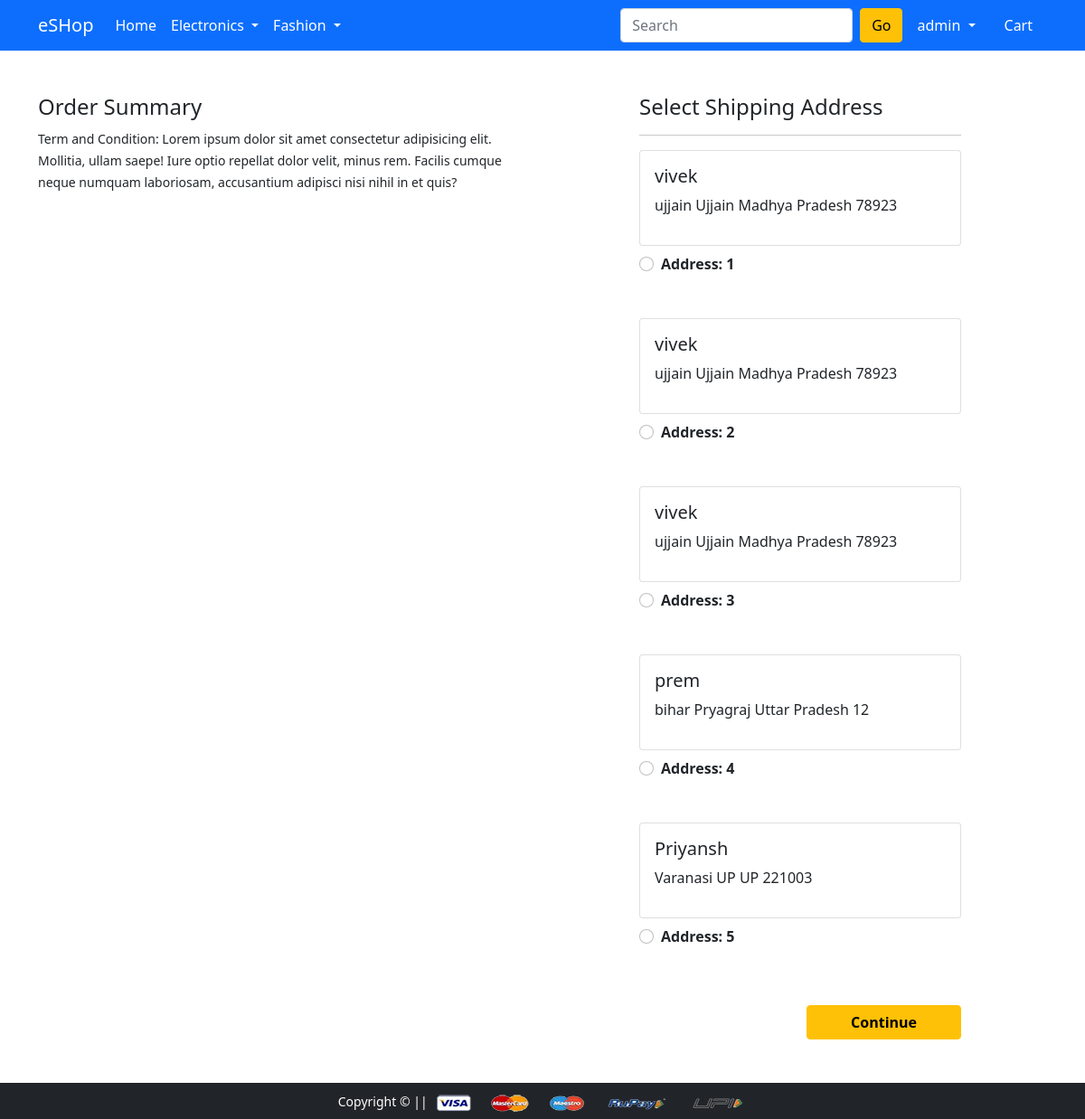
The app's page /checkout/ (signed in) with its own data.
### app/models.py (models this page shows, shortened)
class Customer(models.Model):
    user = models.ForeignKey(User, on_delete=models.CASCADE);
    name = models.CharField(max_length=70);
    locality = models.CharField(max_length=50);
    city = models.CharField(max_length=50);
    pincode = models.BigIntegerField();
    state = models.CharField(max_length=50);

### app/views.py (the view)
# urls.py: path('checkout/', views.checkout, name='checkout'),
def checkout(request):
 usr=request.user;
 cart_items=Cart.objects.all().filter(user=usr);
 address_cart=Customer.objects.all().filter(user=usr)
 return render(request, 'app/checkout.html',{'cart_list':cart_items,'address_cart':address_cart})

### app/templates/app/checkout.html (shortened to what this page needs)
{% extends 'app/base.html' %}
{% load static %}
{% block main-content %}
<div class="container">
 <div class="row mt-5">
  <div class="col-sm-6">
    <h4>Order Summary</h4>
    <small>Term and Condition: Lorem ipsum dolor sit amet consectetur adipisicing elit. Mollitia, ullam saepe! Iure optio repellat dolor velit, minus rem. Facilis cumque neque numquam laboriosam, accusantium adipisci nisi nihil in et quis?</small>
  </div>
  <div class="col-sm-4 offset-sm-1">
    <h4>Select Shipping Address</h4>
    <hr>
    <form action="/payment">
      {% for address in address_cart %}
      <div class="card">
        <div class="card-body">
        <h5>{{address.name}}</h5>
        <p>{{address.locality}} {{address.city}} {{address.state}} {{address.pincode}}</p>
        </div>
      </div>
        <div class="form-check mt-2 mb-5">
          <input class="form-check-input" type="radio" value={{address.id}} name="address" id="cust_id{{forloop.counter}}">
          <label class="form-check-label fw-bold" for="cust_id{{forloop.counter}}">
            Address: {{forloop.counter}} </label>
        </div>
        {% endfor %}
        <div class="text-end">
          <button type="submit" class="btn btn-warning mt-3 px-5 fw-bold">Continue</button>
        </div>
      </form>
    </div>
  </div>
</div>
{% endblock main-content %}

### app/templates/app/base.html (shortened to what this page needs)
<!doctype html>
{% load static %}
<html lang="en">
  <head>
    <link href="https://cdn.jsdelivr.net/npm/bootstrap@5.0.0-beta1/dist/css/bootstrap.min.css" rel="stylesheet">
    <link rel="stylesheet" href="{% static 'app/css/owl.carousel.min.css' %}">
    <link rel="stylesheet" href="{% static 'app/css/all.min.css' %}">
    <link rel="stylesheet" href="{% static 'app/css/style.css' %}">
  </head>
  <body>
    <nav class="navbar navbar-expand-lg navbar-dark bg-primary">
     <div class="container">
       <a class="navbar-brand" href="/">eSHop</a>
       <div class="collapse navbar-collapse" id="navbarSupportedContent">
         <ul class="navbar-nav me-auto mb-2 mb-lg-0">
           <li class="nav-item">
             <a class="nav-link active" aria-current="page" href="/">Home</a>
           </li>
           <li class="nav-item dropdown">
             <a class="nav-link dropdown-toggle text-white" href="#" id="electronicsDropdown" role="button" data-bs-toggle="dropdown" aria-expanded="false">
               Electronics
             </a>
           </li>
           <li class="nav-item dropdown">
             <a class="nav-link dropdown-toggle text-white" href="#" id="fashionDropdown" role="button" data-bs-toggle="dropdown" aria-expanded="false">
               Fashion
             </a>
           </li>
         </ul>
         {% if request.user.is_authenticated %}
         <form class="d-flex">
           <input class="form-control me-2" type="search" placeholder="Search" aria-label="Search">
           <button class="btn btn-warning" type="submit">Go</button>
         </form>
         <div>
          <ul class="navbar-nav me-auto mb-2 mb-lg-0">
           <li class="nav-item dropdown mx-2">
              <a class="nav-link dropdown-toggle text-white" href="#" id="profileDropdown" role="button" data-bs-toggle="dropdown" aria-expanded="false">
                {{request.user}}
              </a>
            </li>
            <li class="nav-item mx-2">
             <a href="{% url 'show_cart' %}" class="nav-link text-white"> Cart </a>
            </li>
            {% endif %}
          </ul>
         </div>
       </div>
     </div>
    </nav>
    <div>
    {% block main-content %} {% endblock main-content %}
  </div>
    <footer class="container-fluid bg-dark text-center p-2 mt-5">
        <small class="text-white">Copyright &copy;  || </small>
        <img src="{% static 'app/images/payment.png' %}" alt="" srcset="" class="img-fluid" height="2px">
    </footer>
  </body>
</html>

### records on screen
Customer: name "vivek", locality "ujjain", city "Ujjain", state "Madhya Pradesh", pincode "78923"
Customer: name "vivek", locality "ujjain", city "Ujjain", state "Madhya Pradesh", pincode "78923"
Customer: name "vivek", locality "ujjain", city "Ujjain", state "Madhya Pradesh", pincode "78923"
Customer: name "prem", locality "bihar", city "Pryagraj", state "Uttar Pradesh", pincode "12"
Customer: name "Priyansh", locality "Varanasi", city "UP", state "UP", pincode "221003"

### other values on screen
{{ request.user }} "admin"
